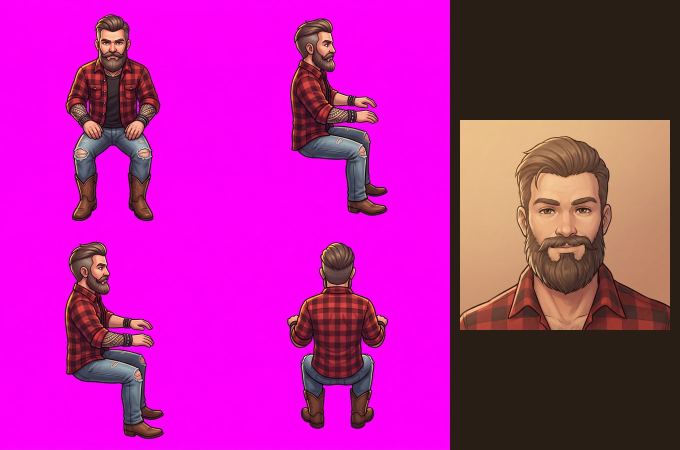
#> input picture ai-village/art/characters/harm-seated-test-overview.jpg, 1360 x 900 px (shown at 1/2 size)
$ python cut_character.py ../art/characters/harm-seated-test-overview.jpg ../art/characters/directors-overview.jpg
#> lines starting #> are read from the running program, lines starting #| are printed output that depends on the picture; after the words box and inside, x2 and y2 are one past the last pixel; in counts of white or black regions, pixels touching at a corner belong together
#> in main, sheet is the input picture: PIL image 1360x900 RGB; mean R, G, B 182, 33.1, 160.4
"""Cuts a 4 x 3 walking sheet into clean transparent frames and packs them into one sprite sheet.
Each frame's own background colour is sampled from its corners (the AI does not always keep one flat colour),
the figure is lined up on a shared foot line and centre, and all frames share one scale.
Usage: python3 tools/cut_character.py <sheet.png> <out.png> [--mirror r,c=r2,c2 ...]"""
import sys
import numpy as np
from PIL import Image, ImageDraw, ImageFilter

ROWS, COLS = 4, 3
OUT_W, OUT_H = 192, 256          # size of each frame in the packed sheet
FOOT = 244                       # foot line inside each packed frame

def cut_frame(sheet, r, c, rows, cols, no_shadow=False):
    """Cut grid cell (r, c) out of the sheet as a tight transparent figure."""
#> called with r = 0, c = 0, rows = 4, cols = 3, no_shadow = False
    fw, fh = sheet.width / cols, sheet.height / rows
#> fw = 453.3; fh = 225
    box = (round(c * fw), round(r * fh), round((c + 1) * fw), round((r + 1) * fh))
#> box = (0, 0, 453, 225)
    im = np.asarray(sheet.crop(box)).astype(np.int32)
    h, w, _ = im.shape
#> h = 225; w = 453
    corners = np.concatenate([im[:12, :12].reshape(-1, 3), im[:12, -12:].reshape(-1, 3), im[-12:, :12].reshape(-1, 3), im[-12:, -12:].reshape(-1, 3)])
#> corners = 576 rows, first 8: [253, 0, 251], [253, 0, 251], [254, 1, 252], [254, 1, 252], [254, 1, 252], [254, 1, 252], [254, 1, 252], [254, 1, 252]
    bg = np.median(corners, axis=0)
#> bg = [253, 1, 252]
    dist = np.sqrt(((im - bg) ** 2).sum(axis=2))
    # background = pixels close to the background colour AND connected to the frame edge;
    # anything enclosed by the figure (faded jeans, grey hair) stays solid
    near = Image.fromarray(((dist < 34) * 255).astype(np.uint8))
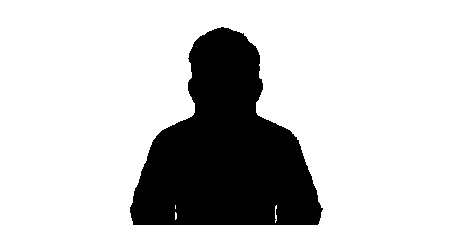
#> near: PIL image 453x225 L; 77.5% white; 1 black region, box (x1, y1, x2, y2) and area: (130, 27, 323, 225) 22895
    flood = near.copy()
    for x in range(0, w, 6):
        for y in (0, h - 1):
            if flood.getpixel((x, y)) == 255: ImageDraw.floodfill(flood, (x, y), 128)
    for y in range(0, h, 6):
        for x in (0, w - 1):
            if flood.getpixel((x, y)) == 255: ImageDraw.floodfill(flood, (x, y), 128)
    inside = np.asarray(flood) != 128
#> inside: shape (225, 453) bool; 22.5% white; 1 white region, box (x1, y1, x2, y2) and area: (130, 27, 323, 225) 22939
    if bg[0] > 150 and bg[2] > 150 and bg[1] < 110:
        # a true magenta background never appears in clothes or skin, so gaps between arm and body go too
        inside &= dist >= 60
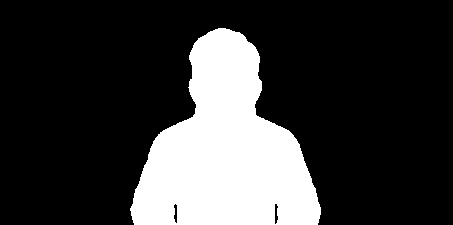
#> inside: shape (225, 453) bool; 22.2% white; 1 white region, box (x1, y1, x2, y2) and area: (130, 28, 321, 225) 22607
        if no_shadow:
            r_, g_, b_ = im[..., 0], im[..., 1], im[..., 2]
            inside &= ~((np.minimum(r_, b_) - g_ > 70) & (np.abs(r_ - b_) < 70))
    figure = Image.fromarray((inside * 255).astype(np.uint8))
    # biggest blob only (drop specks), then a soft one-pixel edge
    keep = figure.copy()
    ys, xs = np.nonzero(np.asarray(keep))
    i = np.argmin((ys - h / 2) ** 2 + (xs - w / 2) ** 2)
#> i = 5206
    ImageDraw.floodfill(keep, (int(xs[i]), int(ys[i])), 128)
    solid = Image.fromarray(((np.asarray(keep) == 128) * 255).astype(np.uint8)).filter(ImageFilter.MinFilter(3))
#> solid: PIL image 453x225 L; 21.5% white; 1 white region, box (x1, y1, x2, y2) and area: (131, 29, 320, 225) 21876
    alpha = np.asarray(solid.filter(ImageFilter.GaussianBlur(1.2))).astype(np.float32) / 255
    # pull the background tint out of the soft edge
    rgb = im.astype(np.float32)
    a = alpha[..., None]
    rgb = np.where(a > 0.02, (rgb - (1 - a) * bg) / np.maximum(a, 0.02), 0)
    rgba = np.dstack([np.clip(rgb, 0, 255), alpha * 255]).astype(np.uint8)
    fig = Image.fromarray(rgba, 'RGBA')
    return fig.crop(fig.getchannel('A').point(lambda v: 255 if v > 60 else 0).getbbox())

def main():
  src, out = sys.argv[1], sys.argv[2]
  mirrors = [a.split('=') for a in sys.argv[3:] if '=' in a]
  no_shadow = '--no-shadow' in sys.argv   # drop darker magenta shadows the AI painted under the feet
  sheet = Image.open(src).convert('RGB')
  frames = {(r, c): cut_frame(sheet, r, c, ROWS, COLS, no_shadow) for r in range(ROWS) for c in range(COLS)}
#> call 2 of cut_frame, with r = 0, c = 1, rows = 4, cols = 3, no_shadow = False
#> in cut_frame (call 2), `box = (round(c * fw), round(r * fh), round((c + 1) * fw), round((r + 1..`: box = (453, 0, 907, 225)
#> in cut_frame (call 2), `corners = np.concatenate([im[:12, :12].reshape(-1, 3), im[:12, -12:].r..`: corners = 576 rows, first 8: [255, 2, 253], [255, 2, 253], [255, 2, 253], [255, 2, 253], [255, 2, 253], [255, 2, 253], [255, 2, 253], [255, 2, 253]
#> in cut_frame (call 2), `bg = np.median(corners, axis=0)`: bg = [251, 2, 251]
#> in cut_frame (call 2), `near = Image.fromarray(((dist < 34) * 255).astype(np.uint8))`: near: PIL image 454x225 L; 81.7% white; 2 black regions, box (x1, y1, x2, y2) and area: (126, 36, 302, 225) 16918, (446, 0, 454, 225) 1800
#> after the loop in cut_frame (call 2), `for x in range(0, w, 6):`:
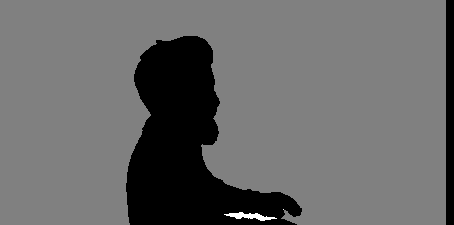
#> flood: PIL image 454x225 L; min 0, max 255, mean 104.8
#> in cut_frame (call 2), `inside = np.asarray(flood) != 128`: inside: shape (225, 454) bool; 18.5% white; 2 white regions, box (x1, y1, x2, y2) and area: (126, 36, 302, 225) 17136, (446, 0, 454, 225) 1800
#> in cut_frame (call 2), `inside &= dist >= 60`:
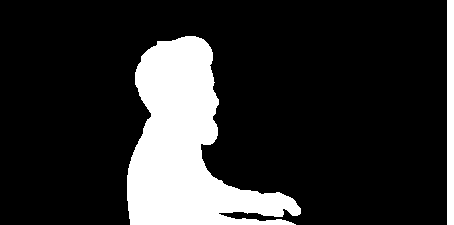
#> inside: shape (225, 454) bool; 17.8% white; 2 white regions, box (x1, y1, x2, y2) and area: (127, 36, 301, 225) 16576, (447, 0, 454, 225) 1575
#> in cut_frame (call 2), `ys, xs = np.nonzero(np.asarray(keep))`: ys = 18151 values from 0 to 224; xs = 18151 values, max 453 at index 6, min 127 at index 11005, mean 208.4
#> in cut_frame (call 2), `i = np.argmin((ys - h / 2) ** 2 + (xs - w / 2) ** 2)`: i = 6072
#> in cut_frame (call 2), `solid = Image.fromarray(((np.asarray(keep) == 128) * 255).astype(np.ui..`: solid: PIL image 454x225 L; 15.4% white; 1 white region, box (x1, y1, x2, y2) and area: (128, 37, 300, 225) 15738
#> in cut_frame (call 2), `return fig.crop(fig.getchannel('A').point(lambda v: 255 if v > 60 else..`:
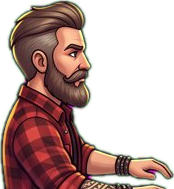
#> returned value: PIL image 174x189 RGBA; mean R, G, B, A 59.2, 37.2, 29.7, 122; transparent parts drawn white
#> call 3 of cut_frame, with r = 0, c = 2, rows = 4, cols = 3, no_shadow = False
#> in cut_frame (call 3), `box = (round(c * fw), round(r * fh), round((c + 1) * fw), round((r + 1..`: box = (907, 0, 1360, 225)
#> in cut_frame (call 3), `im = np.asarray(sheet.crop(box)).astype(np.int32)`:
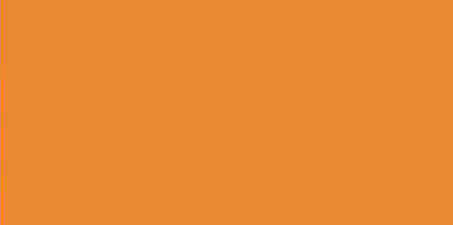
#> im: shape (225, 453, 3) int32; mean R, G, B 40, 30, 21; drawn with min black and max white
#> in cut_frame (call 3), `corners = np.concatenate([im[:12, :12].reshape(-1, 3), im[:12, -12:].r..`: corners = 576 rows, first 8: [39, 29, 27], [40, 30, 18], [42, 30, 16], [40, 30, 21], [40, 29, 23], [40, 30, 21], [40, 30, 21], [40, 30, 21]
#> in cut_frame (call 3), `bg = np.median(corners, axis=0)`: bg = [40, 30, 21]
#> in cut_frame (call 3), `dist = np.sqrt(((im - bg) ** 2).sum(axis=2))`:
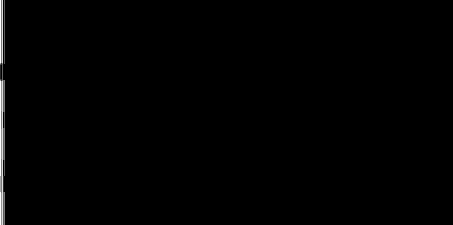
#> dist: shape (225, 453) float64; min 0, max 6.16, mean 0.0378; drawn with min black and max white
#> in cut_frame (call 3), `near = Image.fromarray(((dist < 34) * 255).astype(np.uint8))`: near: PIL image 453x225 L; every value is 255
#> after the loop in cut_frame (call 3), `for x in range(0, w, 6):`: flood: PIL image 453x225 L; every value is 128
#> in cut_frame (call 3), `inside = np.asarray(flood) != 128`: inside: shape (225, 453) bool; every value is 0
#> in cut_frame (call 3), `ys, xs = np.nonzero(np.asarray(keep))`: ys = empty array
  for target, source in mirrors:
      tr, tc = map(int, target.split(',')); sr, sc = map(int, source.split(','))
      frames[(tr, tc)] = frames[(sr, sc)].transpose(Image.FLIP_LEFT_RIGHT)

  tallest = max(f.height for f in frames.values())
  scale = (FOOT - 8) / tallest
  packed = Image.new('RGBA', (OUT_W * COLS, OUT_H * ROWS), (0, 0, 0, 0))
  for (r, c), f in frames.items():
      g = f.resize((max(1, round(f.width * scale)), max(1, round(f.height * scale))), Image.LANCZOS)
      packed.paste(g, (c * OUT_W + (OUT_W - g.width) // 2, r * OUT_H + FOOT - g.height), g)
  packed.save(out, optimize=True)
  print('saved', out, packed.size, 'tallest frame', tallest, 'px')


if __name__ == '__main__':
#> (the run stopped early here; a loop or call above may not have finished)
